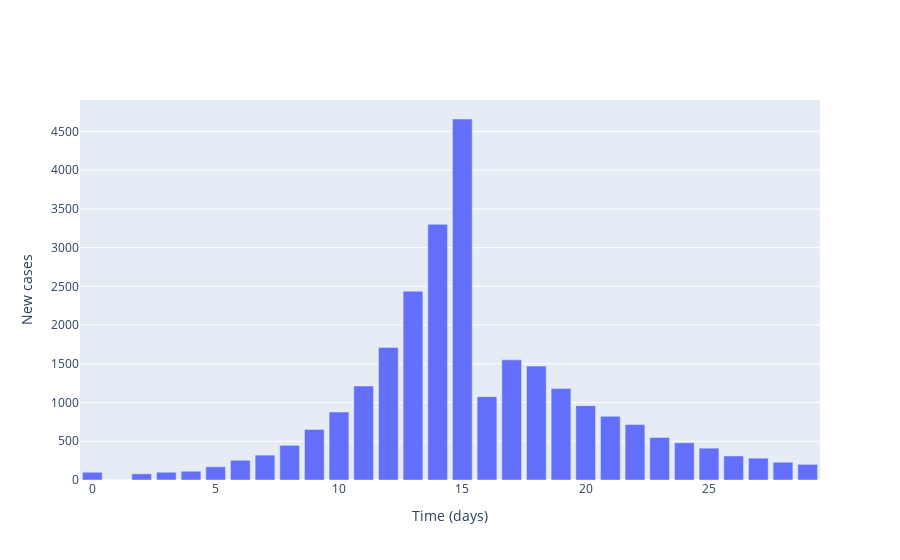

Notebook code for this chart:
### Markdown cell above
## Plot local incidence numbers

### Code cell
# Plot (bar chart cases each day)
fig = go.Figure()

# Plot of incidences
fig.add_trace(
    go.Bar(
        x=times,
        y=cases,
        name='Incidences'
    )
)

# Add axis labels
fig.update_layout(
    xaxis_title='Time (days)',
    yaxis_title='New cases'
)

fig.show()

### Figure 1 — Plotly figure (JSON) as saved in the notebook; plotly's stock layout.template omitted (floating-point values rounded to 4 significant figures)
{"data": [{"name": "Incidences", "type": "bar", "x": [0, 1, 2, 3, 4, 5, 6, 7, 8, 9, 10, 11, 12, 13, 14, 15, 16, 17, 18, 19, 20, 21, 22, 23, 24, 25, 26, 27, 28, 29], "y": [100, 0, 80, 100, 113, 171, 255, 321, 447, 653, 877, 1213, 1712, 2436, 3301, 4660, 1076, 1551, 1470, 1181, 960, 823, 716, 550, 481, 411, 310, 282, 229, 202]}], "layout": {"xaxis": {"title": {"text": "Time (days)"}}, "yaxis": {"title": {"text": "New cases"}}}}
